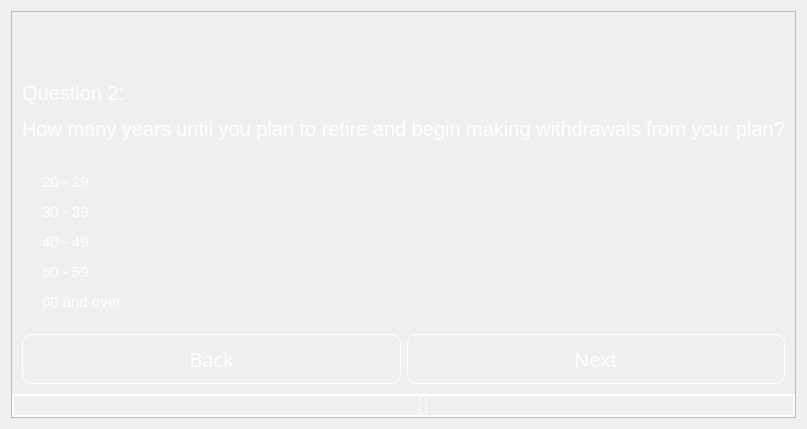
                <widget class="QWidget" name="Q_2">
                 <layout class="QVBoxLayout" name="verticalLayout_30">
                  <item>
                   <widget class="QFrame" name="frame_33">
                    <property name="frameShape">
                     <enum>QFrame::StyledPanel</enum>
                    </property>
                    <property name="frameShadow">
                     <enum>QFrame::Raised</enum>
                    </property>
                    <layout class="QVBoxLayout" name="verticalLayout_28">
                     <property name="spacing">
                      <number>0</number>
                     </property>
                     <property name="leftMargin">
                      <number>0</number>
                     </property>
                     <property name="topMargin">
                      <number>0</number>
                     </property>
                     <property name="rightMargin">
                      <number>0</number>
                     </property>
                     <property name="bottomMargin">
                      <number>0</number>
                     </property>
                     <item>
                      <widget class="QFrame" name="frame_34">
                       <property name="styleSheet">
                        <string notr="true">background:rgba(0,0,0,0);
color: rgb(255, 255, 255);</string>
                       </property>
                       <property name="frameShape">
                        <enum>QFrame::StyledPanel</enum>
                       </property>
                       <property name="frameShadow">
                        <enum>QFrame::Raised</enum>
                       </property>
                       <layout class="QVBoxLayout" name="verticalLayout_29">
                        <item>
                         <widget class="QLabel" name="label_6">
                          <property name="font">
                           <font>
                            <pointsize>15</pointsize>
                           </font>
                          </property>
                          <property name="styleSheet">
                           <string notr="true">color: rgb(255, 255, 255);</string>
                          </property>
                          <property name="text">
                           <string>&lt;html&gt;&lt;head/&gt;&lt;body&gt;&lt;p&gt;&lt;br/&gt;&lt;/p&gt;&lt;p&gt;Question 2:&lt;/p&gt;&lt;p&gt;How many years until you plan to retire and begin making withdrawals from your plan?&lt;br/&gt;&lt;/p&gt;&lt;/body&gt;&lt;/html&gt;</string>
                          </property>
                          <property name="alignment">
                           <set>Qt::AlignLeading|Qt::AlignLeft|Qt::AlignVCenter</set>
                          </property>
                         </widget>
                        </item>
                        <item>
                         <widget class="QRadioButton" name="Q1_E_2">
                          <property name="font">
                           <font>
                            <pointsize>11</pointsize>
                           </font>
                          </property>
                          <property name="text">
                           <string>20 - 29</string>
                          </property>
                         </widget>
                        </item>
                        <item>
                         <widget class="QRadioButton" name="Q1_D_2">
                          <property name="font">
                           <font>
                            <pointsize>11</pointsize>
                           </font>
                          </property>
                          <property name="text">
                           <string>30 - 39</string>
                          </property>
                         </widget>
                        </item>
                        <item>
                         <widget class="QRadioButton" name="Q1_C_2">
                          <property name="font">
                           <font>
                            <pointsize>11</pointsize>
                           </font>
                          </property>
                          <property name="text">
                           <string>40 - 49</string>
                          </property>
                         </widget>
                        </item>
                        <item>
                         <widget class="QRadioButton" name="Q1_B_2">
                          <property name="font">
                           <font>
                            <pointsize>11</pointsize>
                           </font>
                          </property>
                          <property name="text">
                           <string>50 - 59</string>
                          </property>
                         </widget>
                        </item>
                        <item>
                         <widget class="QRadioButton" name="Q1_A_2">
                          <property name="font">
                           <font>
                            <pointsize>11</pointsize>
                           </font>
                          </property>
                          <property name="text">
                           <string>60 and over</string>
                          </property>
                         </widget>
                        </item>
                       </layout>
                      </widget>
                     </item>
                     <item>
                      <widget class="QFrame" name="frame_35">
                       <property name="styleSheet">
                        <string notr="true">background:rgba(0,0,0,0);</string>
                       </property>
                       <property name="frameShape">
                        <enum>QFrame::StyledPanel</enum>
                       </property>
                       <property name="frameShadow">
                        <enum>QFrame::Raised</enum>
                       </property>
                       <layout class="QHBoxLayout" name="horizontalLayout_9">
                        <item>
                         <widget class="QPushButton" name="btn_back_Q2">
                          <property name="minimumSize">
                           <size>
                            <width>0</width>
                            <height>50</height>
                           </size>
                          </property>
                          <property name="maximumSize">
                           <size>
                            <width>500</width>
                            <height>16777215</height>
                           </size>
                          </property>
                          <property name="font">
                           <font>
                            <family>century gothic</family>
                            <pointsize>15</pointsize>
                           </font>
                          </property>
                          <property name="styleSheet">
                           <string notr="true">QPushButton
{
	background: transparent;
	border-radius: 10px;
	color: rgb(255, 255, 255);
	border: 1px solid rgb(255, 255, 255)
}

QPushButton:hover
{
	background-color: rgb(0, 170, 255);
}</string>
                          </property>
                          <property name="text">
                           <string>Back</string>
                          </property>
                         </widget>
                        </item>
                        <item>
                         <widget class="QPushButton" name="btn_Q_3">
                          <property name="minimumSize">
                           <size>
                            <width>0</width>
                            <height>50</height>
                           </size>
                          </property>
                          <property name="maximumSize">
                           <size>
                            <width>500</width>
                            <height>16777215</height>
                           </size>
                          </property>
                          <property name="font">
                           <font>
                            <family>century gothic</family>
                            <pointsize>15</pointsize>
                           </font>
                          </property>
                          <property name="styleSheet">
                           <string notr="true">QPushButton
{
	background: transparent;
	border-radius: 10px;
	color: rgb(255, 255, 255);
	border: 1px solid rgb(255, 255, 255)
}

QPushButton:hover
{
	background-color: rgb(0, 170, 255);
}</string>
                          </property>
                          <property name="text">
                           <string>Next</string>
                          </property>
                         </widget>
                        </item>
                       </layout>
                      </widget>
                     </item>
                     <item>
                      <widget class="QLCDNumber" name="lcdNumber_3">
                       <property name="maximumSize">
                        <size>
                         <width>16777215</width>
                         <height>200</height>
                        </size>
                       </property>
                       <property name="font">
                        <font>
                         <pointsize>10</pointsize>
                        </font>
                       </property>
                       <property name="styleSheet">
                        <string notr="true">color: rgb(255, 255, 255);</string>
                       </property>
                       <property name="frameShape">
                        <enum>QFrame::WinPanel</enum>
                       </property>
                       <property name="frameShadow">
                        <enum>QFrame::Plain</enum>
                       </property>
                       <property name="segmentStyle">
                        <enum>QLCDNumber::Flat</enum>
                       </property>
                       <property name="intValue" stdset="0">
                        <number>0</number>
                       </property>
                      </widget>
                     </item>
                    </layout>
                   </widget>
                  </item>
                 </layout>
                </widget>
